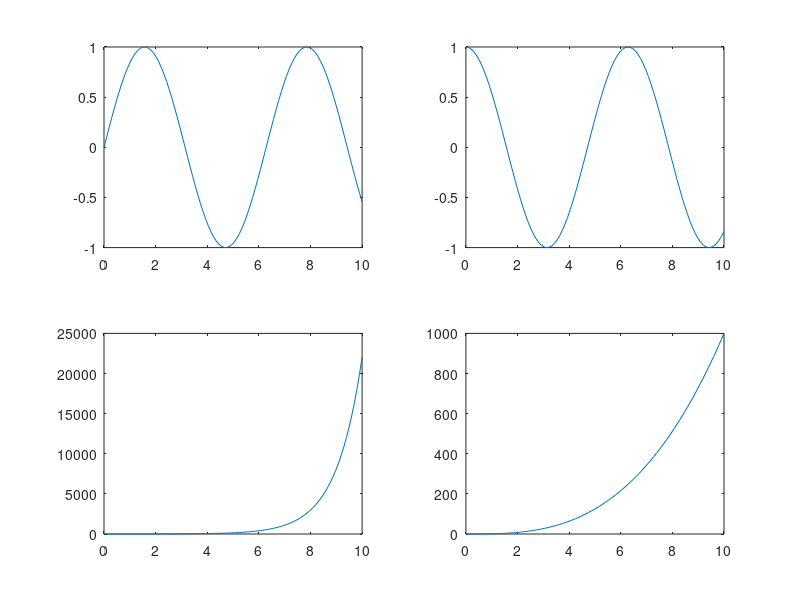

This figure's MATLAB source:
clear
close all

x = linspace(0,10);

y1=sin(x);
y2=cos(x);
y3=exp(x);
y4=x.^3;

subplot(2,2,1)
plot(x,y1)
subplot(2,2,2)
plot(x,y2)
subplot(2,2,3)
plot(x,y3)
subplot(2,2,4)
plot(x,y4)
